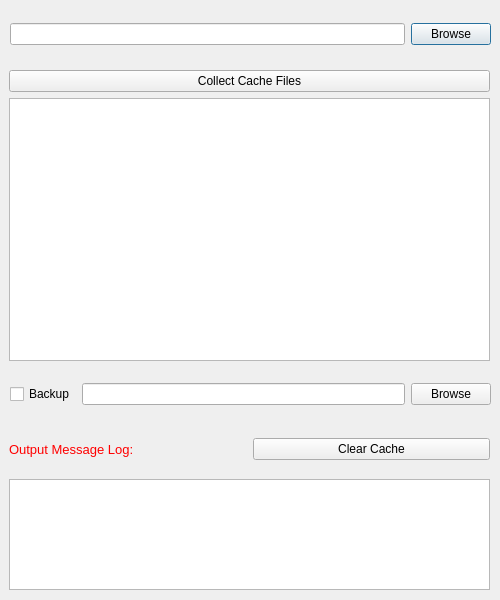
<?xml version="1.0" encoding="UTF-8"?>
<ui version="4.0">
 <class>Dialog</class>
 <widget class="QDialog" name="Dialog">
  <property name="geometry">
   <rect>
    <x>0</x>
    <y>0</y>
    <width>500</width>
    <height>600</height>
   </rect>
  </property>
  <property name="windowTitle">
   <string>PyCacheCleaner</string>
  </property>
  <property name="sizeGripEnabled">
   <bool>false</bool>
  </property>
  <widget class="QWidget" name="horizontalLayoutWidget">
   <property name="geometry">
    <rect>
     <x>10</x>
     <y>9</y>
     <width>481</width>
     <height>51</height>
    </rect>
   </property>
   <layout class="QHBoxLayout" name="horizontalLayout">
    <item>
     <widget class="QLineEdit" name="filename_root">
      <property name="font">
       <font>
        <family>Bookman Old Style</family>
       </font>
      </property>
      <property name="readOnly">
       <bool>false</bool>
      </property>
     </widget>
    </item>
    <item>
     <widget class="QPushButton" name="browse_root">
      <property name="text">
       <string>Browse</string>
      </property>
     </widget>
    </item>
   </layout>
  </widget>
  <widget class="QWidget" name="verticalLayoutWidget">
   <property name="geometry">
    <rect>
     <x>9</x>
     <y>70</y>
     <width>481</width>
     <height>291</height>
    </rect>
   </property>
   <layout class="QVBoxLayout" name="verticalLayout">
    <item>
     <widget class="QPushButton" name="collect_cache">
      <property name="text">
       <string>Collect Cache Files</string>
      </property>
     </widget>
    </item>
    <item>
     <widget class="QTextBrowser" name="cache_display"/>
    </item>
   </layout>
  </widget>
  <widget class="QWidget" name="horizontalLayoutWidget_2">
   <property name="geometry">
    <rect>
     <x>10</x>
     <y>369</y>
     <width>481</width>
     <height>51</height>
    </rect>
   </property>
   <layout class="QHBoxLayout" name="horizontalLayout_2">
    <item>
     <widget class="QCheckBox" name="backup">
      <property name="text">
       <string>Backup</string>
      </property>
     </widget>
    </item>
    <item>
     <widget class="QLineEdit" name="filename_back"/>
    </item>
    <item>
     <widget class="QPushButton" name="browse_back">
      <property name="text">
       <string>Browse</string>
      </property>
     </widget>
    </item>
   </layout>
  </widget>
  <widget class="QWidget" name="horizontalLayoutWidget_3">
   <property name="geometry">
    <rect>
     <x>9</x>
     <y>429</y>
     <width>481</width>
     <height>41</height>
    </rect>
   </property>
   <layout class="QHBoxLayout" name="horizontalLayout_3">
    <item>
     <widget class="QLabel" name="output_log">
      <property name="styleSheet">
       <string notr="true">color:red</string>
      </property>
      <property name="text">
       <string>&lt;html&gt;&lt;head/&gt;&lt;body&gt;&lt;p&gt;&lt;span style=&quot; font-size:10pt;&quot;&gt;Output Message Log:&lt;/span&gt;&lt;/p&gt;&lt;/body&gt;&lt;/html&gt;</string>
      </property>
     </widget>
    </item>
    <item>
     <widget class="QPushButton" name="clear_cache">
      <property name="text">
       <string>Clear Cache</string>
      </property>
     </widget>
    </item>
   </layout>
  </widget>
  <widget class="QWidget" name="verticalLayoutWidget_2">
   <property name="geometry">
    <rect>
     <x>9</x>
     <y>479</y>
     <width>481</width>
     <height>111</height>
    </rect>
   </property>
   <layout class="QVBoxLayout" name="verticalLayout_2">
    <item>
     <widget class="QTextBrowser" name="output_message"/>
    </item>
   </layout>
  </widget>
 </widget>
 <resources/>
 <connections/>
</ui>
